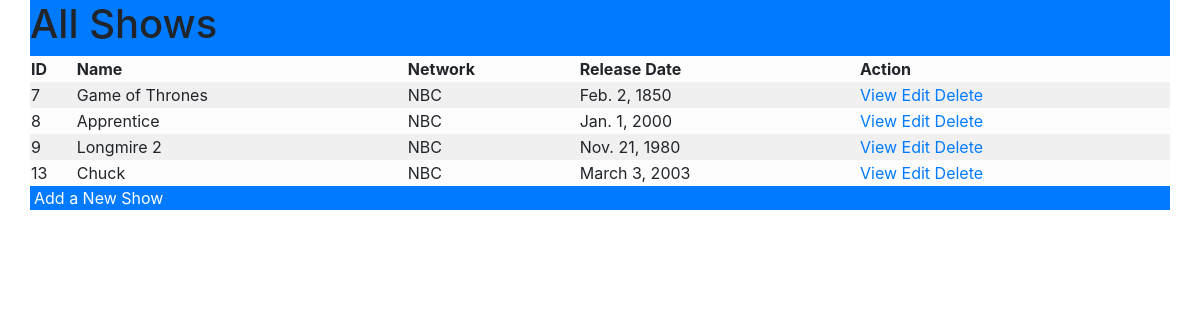
The page / on the database its author committed.
### semi_tv_shows/models.py (models this page shows, shortened)
class Show(models.Model):
    name = models.CharField(max_length=255)
    network = models.ForeignKey(Network, related_name= "networks", on_delete = models.CASCADE)
    release_date = models.DateField()
    desc = models.CharField(max_length=255)
    created_at = models.DateTimeField(auto_now_add=True)
    updated_at = models.DateTimeField(auto_now=True)
    objects = ShowManager()

class Network(models.Model):
    name = models.CharField(max_length=45)
    created_at = models.DateTimeField(auto_now_add=True)
    updated_at = models.DateTimeField(auto_now=True)

### semi_tv_shows/views.py (the view)
# urls.py: path('', views.shows),
def shows(request):
    context = {
        'all_my_shows': Show.objects.all()
    }
    return render(request, 'shows.html', context)

### semi_tv_shows/templates/shows.html (shortened to what this page needs)
<!DOCTYPE html>
<html lang="en">
<head>
    <link rel="stylesheet" href="https://maxcdn.bootstrapcdn.com/bootstrap/4.0.0/css/bootstrap.min.css">
</head>
<body>
    <div class='container bg-primary'>
        <div class='row'>
            <h1>All Shows</h1>
        <table class='container table-light table-striped'>
            <thead>
                <tr>
                    <th>ID</th>
                    <th>Name</th>
                    <th>Network</th>
                    <th>Release Date</th>
                    <th>Action</th>
                </tr>
            </thead>
            <tbody>
                {% for show in all_my_shows %}
                <tr>
                    <td>{{ show.id }}</td>
                    <td>{{ show.name }}</td>
                    <td>{{ show.network.name }}</td>
                    <td>{{ show.release_date }}</td>
                    <td><a href='{{show.id}}'>View</a>  <a href='{{show.id}}/edit'>Edit</a>  <a href='{{show.id}}/delete'>Delete</a></td>
                </tr>
                {% endfor %}
            </tbody>
        </table>
        </div>
        <footer class='row bg-primary'>
            <a class='text-white ml-1'href='/addshow'>Add a New Show</a>
        </footer>
    </div>
</body>
</html>

### rows shown on the page
Show: id "7", name "Game of Thrones", network.name "NBC", release_date "Feb. 2, 1850"
Show: id "8", name "Apprentice", network.name "NBC", release_date "Jan. 1, 2000"
Show: id "9", name "Longmire 2", network.name "NBC", release_date "Nov. 21, 1980"
Show: id "13", name "Chuck", network.name "NBC", release_date "March 3, 2003"
